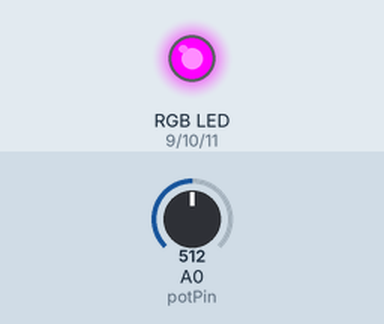
The sketch below on a simulated Arduino Uno, built with avr-gcc and run on an emulated ATmega328P. Shown: an RGB LED mixed from three pins (HIGH = lit). The inputs (shaded band) are chosen by the test bench; at power-on: A0 (potPin) = 512.

Above: at 1.2 s.
1.3 s: A0 (potPin) set to 352
2.8 s: A0 (potPin) set to 328
At 3.2 s:
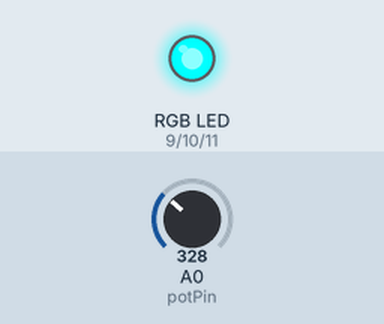
4.3 s: A0 (potPin) set to 692
At 5.5 s:
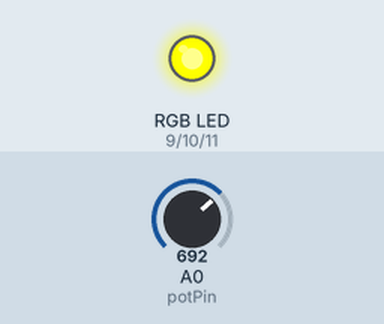
5.8 s: A0 (potPin) set to 665
At 6.7 s:
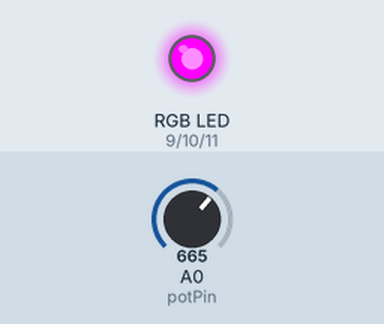
7.3 s: A0 (potPin) set to 716
At 7.9 s:
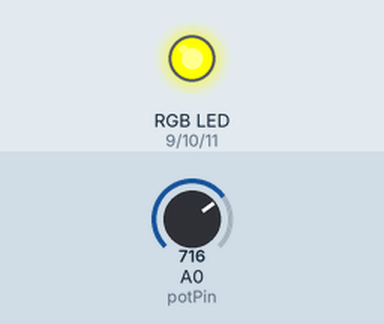
Timing chart, 0 to 9.8 s (numbered marks = the images above; inputs shaded):
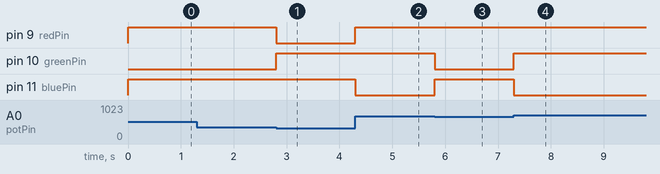

Measured:
- the behaviour switches between 341 and 340 on A0 (potPin) (found by bisection; images 0 and 1)
- the behaviour switches between 682 and 681 on A0 (potPin) (found by bisection; images 2 and 3)
- after the input at 1.3 s, every drawn part: stays the same
- after the input at 2.8 s, pin 9 (redPin): HIGH → LOW at once; pin 10 (greenPin): LOW → HIGH at once
- after the input at 4.3 s, pin 9 (redPin): LOW → HIGH at once; pin 11 (bluePin): HIGH → LOW at once
- after the input at 5.8 s, pin 10 (greenPin): HIGH → LOW at once; pin 11 (bluePin): LOW → HIGH at once
- after the input at 7.3 s, pin 10 (greenPin): LOW → HIGH at once; pin 11 (bluePin): HIGH → LOW at once

The sketch:

05_RGB_Potentiometer_Color_Select.ino
```cpp
const int redPin = 9;
const int greenPin = 10;
const int bluePin = 11;
const int potPin = A0;

void setup() {
  pinMode(redPin, OUTPUT);
  pinMode(greenPin, OUTPUT);
  pinMode(bluePin, OUTPUT);
}

void loop() {
  int value = analogRead(potPin);

  // RED
  if (value < 341) {
    digitalWrite(redPin, LOW);
    digitalWrite(greenPin, HIGH);
    digitalWrite(bluePin, HIGH);
  }

  // GREEN
  else if (value < 682) {
    digitalWrite(redPin, HIGH);
    digitalWrite(greenPin, LOW);
    digitalWrite(bluePin, HIGH);
  }

  // BLUE
  else {
    digitalWrite(redPin, HIGH);
    digitalWrite(greenPin, HIGH);
    digitalWrite(bluePin, LOW);
  }
}
```
